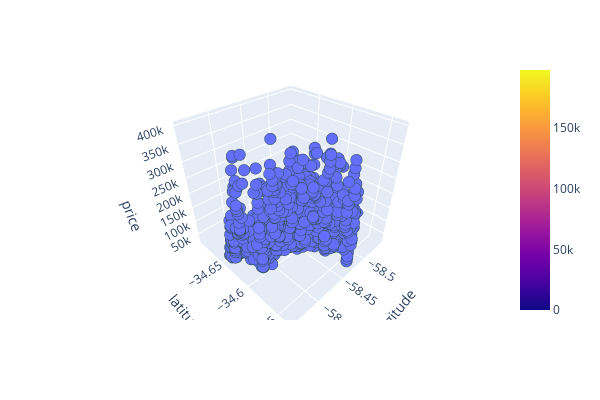

Notebook code cell kept with this figure:
### Code cell
fig = px.scatter_3d(
    df, x="lon", y="lat",
    z="price_aprox_usd",
    labels={"lon": "longitude", "lat": "latitude", "price_aprox_usd": "price"},
    width=600, height=400,
)

x_plane = np.linspace(df['lon'].min(), df["lon"].max(), 10)
y_plane = np.linspace(df['lat'].min(), df["lat"].max(), 10)
xx, yy =  np.meshgrid(x_plane, y_plane)

z_plane = model.predict(pd.DataFrame({"lon": x_plane, "lat": y_plane}))
zz = np.meshgrid(z_plane, (10,1))

fig.add_trace(go.Surface(x=xx, y=yy, z=zz))

fig.update_traces(
    marker={"size": 4, "line": {"width":2, "color":"DarkSlateGrey"}},
    selector={"mode": "markers"}
)
fig.show()

### Figure 1 — Plotly figure (JSON) as saved in the notebook; plotly's stock layout.template omitted (floating-point values rounded to 4 significant figures; data arrays with more than 128 entries replaced by an {"elided": "..."} marker saying what was removed)
{"data": [{"hovertemplate": "longitude=%{x}<br>latitude=%{y}<br>price=%{z}<extra></extra>", "legendgroup": "", "marker": {"color": "#636efa", "line": {"color": "DarkSlateGrey", "width": 2}, "size": 4, "symbol": "circle"}, "mode": "markers", "name": "", "scene": "scene", "showlegend": false, "type": "scatter3d", "x": {"elided": "2658 float values"}, "y": {"elided": "2658 float values"}, "z": {"elided": "2658 float values"}}, {"type": "surface", "x": [[-58.54, -58.52, -58.5, -58.48, -58.46, -58.44, -58.42, -58.4, -58.38, -58.36], [-58.54, -58.52, -58.5, -58.48, -58.46, -58.44, -58.42, -58.4, -58.38, -58.36], [-58.54, -58.52, -58.5, -58.48, -58.46, -58.44, -58.42, -58.4, -58.38, -58.36], [-58.54, -58.52, -58.5, -58.48, -58.46, -58.44, -58.42, -58.4, -58.38, -58.36], [-58.54, -58.52, -58.5, -58.48, -58.46, -58.44, -58.42, -58.4, -58.38, -58.36], [-58.54, -58.52, -58.5, -58.48, -58.46, -58.44, -58.42, -58.4, -58.38, -58.36], [-58.54, -58.52, -58.5, -58.48, -58.46, -58.44, -58.42, -58.4, -58.38, -58.36], [-58.54, -58.52, -58.5, -58.48, -58.46, -58.44, -58.42, -58.4, -58.38, -58.36], [-58.54, -58.52, -58.5, -58.48, -58.46, -58.44, -58.42, -58.4, -58.38, -58.36], [-58.54, -58.52, -58.5, -58.48, -58.46, -58.44, -58.42, -58.4, -58.38, -58.36]], "y": [[-34.69, -34.69, -34.69, -34.69, -34.69, -34.69, -34.69, -34.69, -34.69, -34.69], [-34.68, -34.68, -34.68, -34.68, -34.68, -34.68, -34.68, -34.68, -34.68, -34.68], [-34.66, -34.66, -34.66, -34.66, -34.66, -34.66, -34.66, -34.66, -34.66, -34.66], [-34.64, -34.64, -34.64, -34.64, -34.64, -34.64, -34.64, -34.64, -34.64, -34.64], [-34.62, -34.62, -34.62, -34.62, -34.62, -34.62, -34.62, -34.62, -34.62, -34.62], [-34.61, -34.61, -34.61, -34.61, -34.61, -34.61, -34.61, -34.61, -34.61, -34.61], [-34.59, -34.59, -34.59, -34.59, -34.59, -34.59, -34.59, -34.59, -34.59, -34.59], [-34.57, -34.57, -34.57, -34.57, -34.57, -34.57, -34.57, -34.57, -34.57, -34.57], [-34.55, -34.55, -34.55, -34.55, -34.55, -34.55, -34.55, -34.55, -34.55, -34.55], [-34.54, -34.54, -34.54, -34.54, -34.54, -34.54, -34.54, -34.54, -34.54, -34.54]], "z": [[[40320.0, 57810.0, 75300.0, 92790.0, 110300.0, 127800.0, 145300.0, 162800.0, 180300.0, 197700.0], [40320.0, 57810.0, 75300.0, 92790.0, 110300.0, 127800.0, 145300.0, 162800.0, 180300.0, 197700.0]], [[10, 10, 10, 10, 10, 10, 10, 10, 10, 10], [1, 1, 1, 1, 1, 1, 1, 1, 1, 1]]]}], "layout": {"height": 400, "legend": {"tracegroupgap": 0}, "margin": {"t": 60}, "scene": {"domain": {"x": [0, 1], "y": [0, 1]}, "xaxis": {"title": {"text": "longitude"}}, "yaxis": {"title": {"text": "latitude"}}, "zaxis": {"title": {"text": "price"}}}, "width": 600}}
